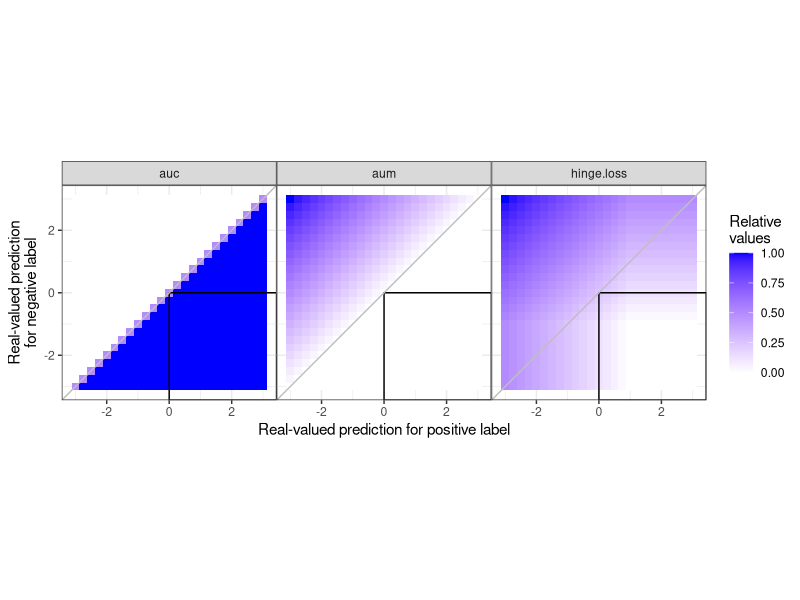

This chart was generated by the following R code:
library(data.table)
library(ggplot2)

loss.wide <- data.table::fread("figure-compare-hinge-loss-data.csv")

loss.wide[, neg.auc := -auc]
loss.tall <- melt(
  loss.wide,
  measure.vars = c("auc", "aum", "hinge.loss"),
  variable.name="loss.name",
  value.name="loss.value")
normalize <- function(x)(x-min(x))/(max(x)-min(x))
loss.tall[, loss.norm := normalize(loss.value), by=loss.name]
rect.dt <- data.table(
  xmin=0, xmax=Inf,
  ymin=-Inf, ymax=0)
gg <- ggplot()+
  geom_tile(aes(
    pos, neg, fill=loss.norm),
    data=loss.tall)+
  ## geom_contour(aes(
  ##   pos, neg, z=loss.norm),
  ##   data=loss.tall)+
  geom_rect(aes(
    xmin=xmin, xmax=xmax,
    ymin=ymin, ymax=ymax),
    fill=NA,
    color="black",
    data=rect.dt)+
  theme_bw()+
  theme(panel.spacing=grid::unit(0, "lines"))+
  facet_grid(. ~ loss.name)+
  geom_abline(
    slope=1, intercept=0, color="grey")+
  scale_fill_gradient(
    "Relative\nvalues",
    low="white",
    high="blue")+
  coord_equal()+
  xlab("Real-valued prediction for positive label")+
  ylab("Real-valued prediction\nfor negative label")
png("figure-compare-hinge-loss.png", width=5, height=2, res=200, units="in")
print(gg)
dev.off()
